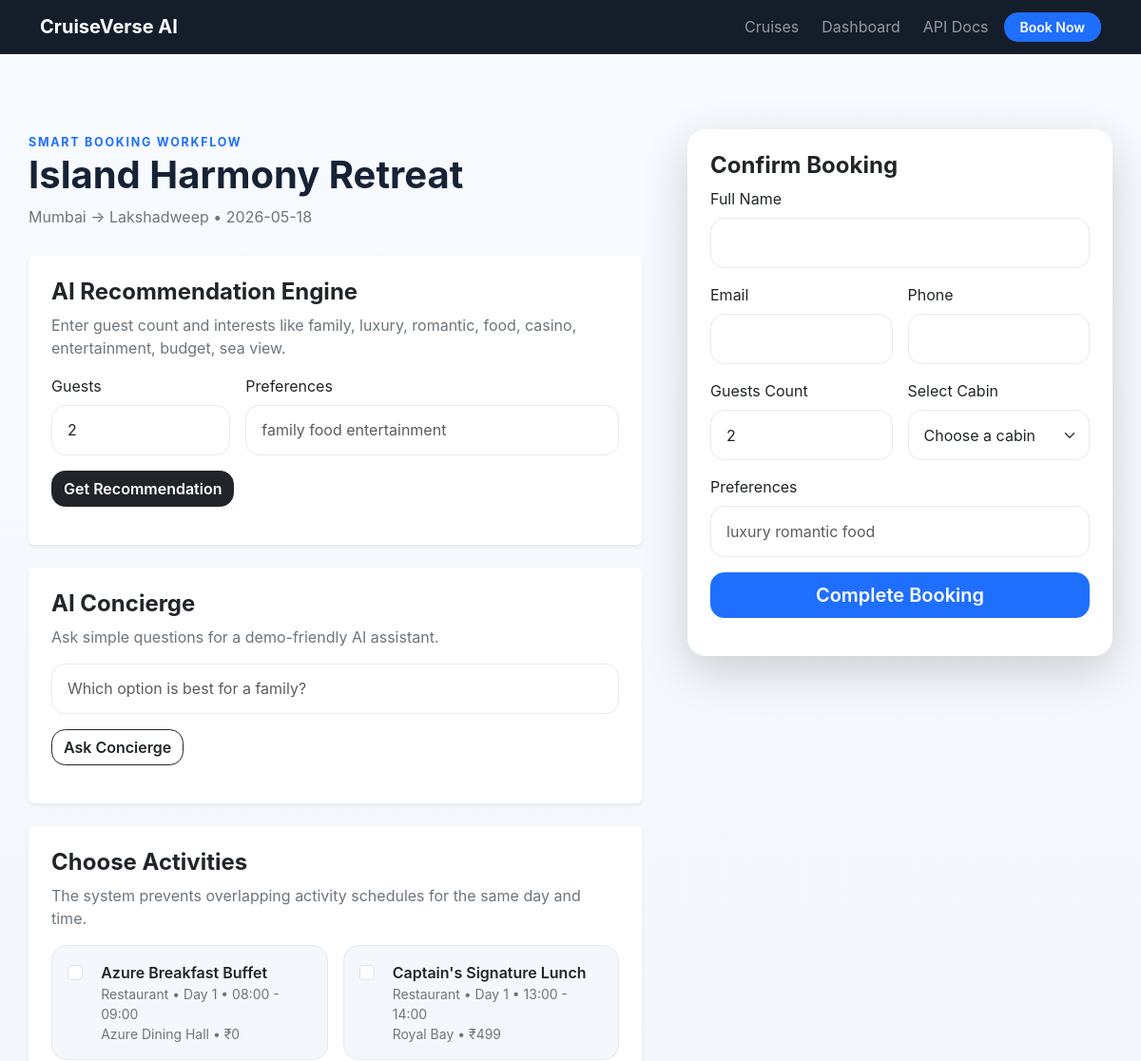
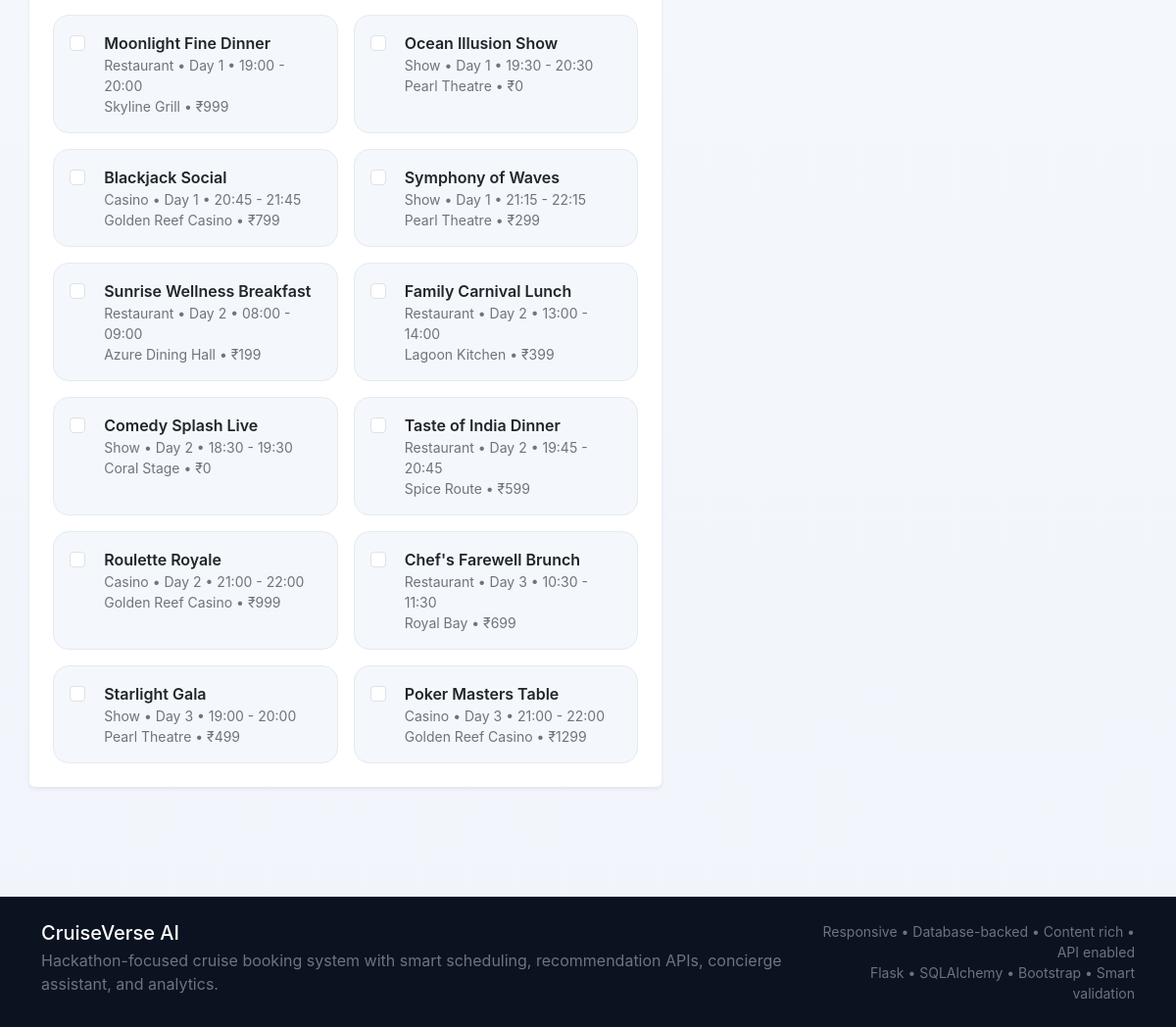
The page /booking/3 on the database its author committed (2 pictures, top to bottom).
### app.py (models this page shows)
class Cruise(db.Model):
    id = db.Column(db.Integer, primary_key=True)
    code = db.Column(db.String(20), unique=True, nullable=False)
    name = db.Column(db.String(120), nullable=False)
    departure_port = db.Column(db.String(120), nullable=False)
    arrival_port = db.Column(db.String(120), nullable=False)
    sailing_date = db.Column(db.String(20), nullable=False)
    duration_nights = db.Column(db.Integer, nullable=False)
    ship_name = db.Column(db.String(120), nullable=False)
    base_price = db.Column(db.Float, nullable=False)
    image_url = db.Column(db.String(500), nullable=False)
    description = db.Column(db.Text, nullable=False)
    highlights = db.Column(db.Text, nullable=False)
    cabins = db.relationship("Cabin", backref="cruise", lazy=True, cascade="all, delete-orphan")
    activities = db.relationship("Activity", backref="cruise", lazy=True, cascade="all, delete-orphan")
    bookings = db.relationship("Booking", backref="cruise", lazy=True, cascade="all, delete-orphan")

class Activity(db.Model):
    id = db.Column(db.Integer, primary_key=True)
    cruise_id = db.Column(db.Integer, db.ForeignKey("cruise.id"), nullable=False)
    title = db.Column(db.String(120), nullable=False)
    category = db.Column(db.String(50), nullable=False)  # Restaurant, Show, Casino
    venue = db.Column(db.String(120), nullable=False)
    day_number = db.Column(db.Integer, nullable=False)
    slot_label = db.Column(db.String(50), nullable=False)
    start_time = db.Column(db.String(5), nullable=False)
    end_time = db.Column(db.String(5), nullable=False)
    capacity = db.Column(db.Integer, nullable=False)
    price = db.Column(db.Float, nullable=False, default=0)
    description = db.Column(db.Text, nullable=False)
    tags = db.Column(db.String(250), nullable=False)

### app.py (the view)
@app.route("/booking/<int:cruise_id>")
def booking_page(cruise_id: int):
    cruise = Cruise.query.get_or_404(cruise_id)
    cabins = Cabin.query.filter_by(cruise_id=cruise.id, is_available=True).order_by(Cabin.price.asc()).all()
    activities = Activity.query.filter_by(cruise_id=cruise.id).order_by(Activity.day_number.asc(), Activity.start_time.asc()).all()
    return render_template("booking.html", cruise=cruise, cabins=cabins, activities=activities)

### templates/booking.html (shortened to what this page needs)
{% extends "base.html" %}
{% block content %}
<div class="container section-gap">
  <div class="row g-5">
    <div class="col-lg-7">
      <div class="section-heading">
        <span class="eyebrow dark">SMART BOOKING WORKFLOW</span>
        <h1 class="fw-bold">{{ cruise.name }}</h1>
        <p class="text-secondary">{{ cruise.departure_port }} → {{ cruise.arrival_port }} • {{ cruise.sailing_date }}</p>
      </div>
      <div class="card border-0 shadow-sm">
        <div class="card-body p-4">
          <h4 class="fw-bold">AI Recommendation Engine</h4>
          <p class="text-secondary">Enter guest count and interests like family, luxury, romantic, food, casino, entertainment, budget, sea view.</p>
          <div class="row g-3">
            <div class="col-md-4">
              <label class="form-label">Guests</label>
              <input id="aiGuests" class="form-control" type="number" min="1" max="4" value="2">
            </div>
            <div class="col-md-8">
              <label class="form-label">Preferences</label>
              <input id="aiPreferences" class="form-control" placeholder="family food entertainment">
            </div>
            <div class="col-12">
              <button class="btn btn-dark" onclick="getRecommendations({{ cruise.id }})">Get Recommendation</button>
            </div>
          </div>
        </div>
      </div>
      <div class="card border-0 shadow-sm mt-4">
        <div class="card-body p-4">
          <h4 class="fw-bold">AI Concierge</h4>
          <p class="text-secondary">Ask simple questions for a demo-friendly AI assistant.</p>
          <div class="row g-3">
            <div class="col-12">
              <input id="conciergeMessage" class="form-control" placeholder="Which option is best for a family?">
            </div>
            <div class="col-12">
              <button class="btn btn-outline-dark" onclick="askConcierge()">Ask Concierge</button>
            </div>
          </div>
        </div>
      </div>
      <div class="card border-0 shadow-sm mt-4">
        <div class="card-body p-4">
          <h4 class="fw-bold">Choose Activities</h4>
          <p class="text-secondary">The system prevents overlapping activity schedules for the same day and time.</p>
          <div class="row g-3">
            {% for activity in activities %}
            <div class="col-md-6">
              <label class="activity-choice w-100">
                <input
                  type="checkbox"
                  class="form-check-input me-2 activity-input"
                  value="{{ activity.id }}"
                  data-day="{{ activity.day_number }}"
                  data-start="{{ activity.start_time }}"
                  data-end="{{ activity.end_time }}"
                  data-title="{{ activity.title }}"
                >
                <div>
                  <div class="fw-semibold">{{ activity.title }}</div>
                  <div class="small text-secondary">{{ activity.category }} • Day {{ activity.day_number }} • {{ activity.start_time }} - {{ activity.end_time }}</div>
                  <div class="small text-secondary">{{ activity.venue }} • ₹{{ "%.0f"|format(activity.price) }}</div>
                </div>
              </label>
            </div>
            {% endfor %}
          </div>
        </div>
      </div>
    </div>
    <div class="col-lg-5">
      <div class="card border-0 shadow-lg sticky-panel">
        <div class="card-body p-4">
          <h4 class="fw-bold">Confirm Booking</h4>
          <form id="bookingForm" class="row g-3">
            <div class="col-12">
              <label class="form-label">Full Name</label>
              <input id="customer_name" class="form-control" required>
            </div>
            <div class="col-md-6">
              <label class="form-label">Email</label>
              <input id="email" type="email" class="form-control" required>
            </div>
            <div class="col-md-6">
              <label class="form-label">Phone</label>
              <input id="phone" class="form-control" required>
            </div>
            <div class="col-md-6">
              <label class="form-label">Guests Count</label>
              <input id="guests_count" type="number" min="1" max="4" value="2" class="form-control" required>
            </div>
            <div class="col-md-6">
              <label class="form-label">Select Cabin</label>
              <select id="cabin_id" class="form-select" required>
                <option value="">Choose a cabin</option>
              </select>
            </div>
            <div class="col-12">
              <label class="form-label">Preferences</label>
              <input id="preferences" class="form-control" placeholder="luxury romantic food">
            </div>
            <div class="col-12">
              <button class="btn btn-primary w-100 btn-lg" type="submit">Complete Booking</button>
            </div>
          </form>
        </div>
      </div>
    </div>
  </div>
</div>
{% endblock %}

### static/styles.css (style rules this page uses)
:root { --bg:#08111f; --surface:#ffffff; --surface-soft:#f4f7fb; --primary:#1f6fff; --primary-dark:#124ec2; --text:#162236; --muted:#64748b; --border:#e5eaf1; --shadow:0 12px 32px rgba(15, 23, 42, 0.08); --radius:1.2rem; }
* { box-sizing:border-box }
body { margin:0; padding-top:72px; font-family:Inter,system-ui,-apple-system,BlinkMacSystemFont,"Segoe UI",sans-serif; color:var(--text); background:linear-gradient(180deg,#f7fbff 0%,#f1f5fb 100%); }
.section-gap { padding:4rem 0 }
.eyebrow { display:inline-block; text-transform:uppercase; letter-spacing:.14em; font-size:.78rem; font-weight:700; color:#a9c6ff; }
.eyebrow.dark { color:var(--primary) }
.cruise-card,.info-card,.metric-card,.filter-card,.soft-box,.activity-box,.empty-box,.mini-metric,.sticky-panel,.code-box { border-radius:var(--radius); }
.form-control,.form-select { border-radius:.9rem; border:1px solid var(--border); padding:.85rem 1rem; }
.btn { border-radius:.9rem; font-weight:600; }
.btn-primary { background:var(--primary); border-color:var(--primary); }
.section-heading { max-width:760px; margin-bottom:1.8rem; }
.activity-choice { display:flex; align-items:flex-start; gap:.7rem; border:1px solid var(--border); background:var(--surface-soft); border-radius:1rem; padding:1rem; cursor:pointer; height:100%; }
.activity-choice input { margin-top:.25rem }
.sticky-panel { position:sticky; top:90px; }

### rows shown on the page
Cruise: name "Island Harmony Retreat", departure_port "Mumbai", arrival_port "Lakshadweep", sailing_date "2026-05-18"
Activity: title "Azure Breakfast Buffet", category "Restaurant", day_number "1", start_time "08:00", end_time "09:00", venue "Azure Dining Hall", price "0"
Activity: title "Captain's Signature Lunch", category "Restaurant", day_number "1", start_time "13:00", end_time "14:00", venue "Royal Bay", price "499"
Activity: title "Moonlight Fine Dinner", category "Restaurant", day_number "1", start_time "19:00", end_time "20:00", venue "Skyline Grill", price "999"
Activity: title "Ocean Illusion Show", category "Show", day_number "1", start_time "19:30", end_time "20:30", venue "Pearl Theatre", price "0"
Activity: title "Blackjack Social", category "Casino", day_number "1", start_time "20:45", end_time "21:45", venue "Golden Reef Casino", price "799"
Activity: title "Symphony of Waves", category "Show", day_number "1", start_time "21:15", end_time "22:15", venue "Pearl Theatre", price "299"
Activity: title "Sunrise Wellness Breakfast", category "Restaurant", day_number "2", start_time "08:00", end_time "09:00", venue "Azure Dining Hall", price "199"
Activity: title "Family Carnival Lunch", category "Restaurant", day_number "2", start_time "13:00", end_time "14:00", venue "Lagoon Kitchen", price "399"
Activity: title "Comedy Splash Live", category "Show", day_number "2", start_time "18:30", end_time "19:30", venue "Coral Stage", price "0"
Activity: title "Taste of India Dinner", category "Restaurant", day_number "2", start_time "19:45", end_time "20:45", venue "Spice Route", price "599"
Activity: title "Roulette Royale", category "Casino", day_number "2", start_time "21:00", end_time "22:00", venue "Golden Reef Casino", price "999"
Activity: title "Chef's Farewell Brunch", category "Restaurant", day_number "3", start_time "10:30", end_time "11:30", venue "Royal Bay", price "699"
Activity: title "Starlight Gala", category "Show", day_number "3", start_time "19:00", end_time "20:00", venue "Pearl Theatre", price "499"
Activity: title "Poker Masters Table", category "Casino", day_number "3", start_time "21:00", end_time "22:00", venue "Golden Reef Casino", price "1299"
